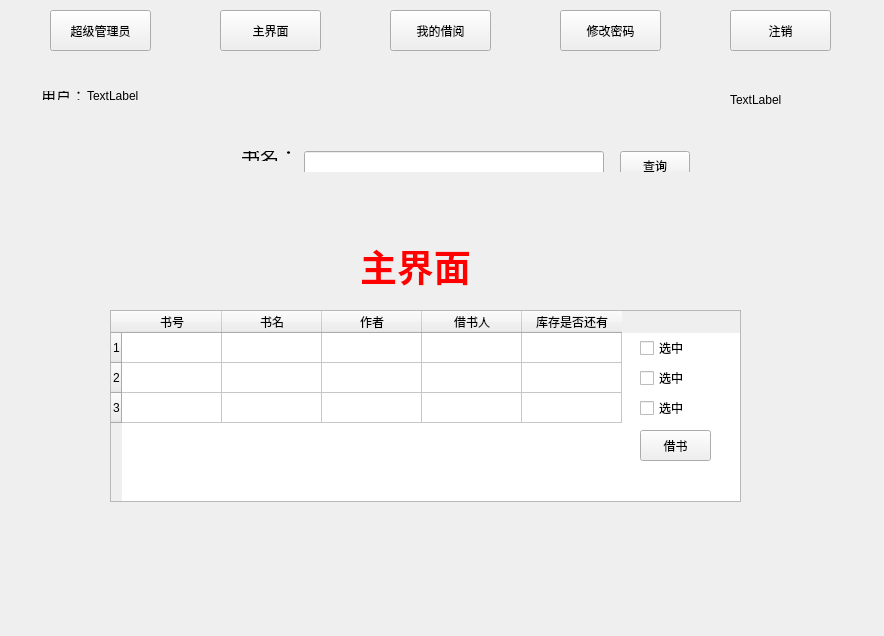
<?xml version="1.0" encoding="UTF-8"?>
<ui version="4.0">
 <class>Widget</class>
 <widget class="QWidget" name="Widget">
  <property name="geometry">
   <rect>
    <x>0</x>
    <y>0</y>
    <width>884</width>
    <height>636</height>
   </rect>
  </property>
  <property name="windowTitle">
   <string>Widget</string>
  </property>
  <widget class="QStackedWidget" name="stackedWidget">
   <property name="geometry">
    <rect>
     <x>20</x>
     <y>70</y>
     <width>841</width>
     <height>551</height>
    </rect>
   </property>
   <property name="currentIndex">
    <number>0</number>
   </property>
   <widget class="QWidget" name="mainPage">
    <widget class="QLabel" name="label">
     <property name="geometry">
      <rect>
       <x>340</x>
       <y>140</y>
       <width>141</width>
       <height>111</height>
      </rect>
     </property>
     <property name="palette">
      <palette>
       <active>
        <colorrole role="WindowText">
         <brush brushstyle="SolidPattern">
          <color alpha="255">
           <red>255</red>
           <green>0</green>
           <blue>0</blue>
          </color>
         </brush>
        </colorrole>
       </active>
       <inactive>
        <colorrole role="WindowText">
         <brush brushstyle="SolidPattern">
          <color alpha="255">
           <red>255</red>
           <green>0</green>
           <blue>0</blue>
          </color>
         </brush>
        </colorrole>
       </inactive>
       <disabled>
        <colorrole role="WindowText">
         <brush brushstyle="SolidPattern">
          <color alpha="255">
           <red>120</red>
           <green>120</green>
           <blue>120</blue>
          </color>
         </brush>
        </colorrole>
       </disabled>
      </palette>
     </property>
     <property name="font">
      <font>
       <family>Aharoni</family>
       <pointsize>28</pointsize>
       <weight>75</weight>
       <bold>true</bold>
      </font>
     </property>
     <property name="text">
      <string>主界面</string>
     </property>
    </widget>
    <widget class="QTableWidget" name="searchBookTable">
     <property name="geometry">
      <rect>
       <x>90</x>
       <y>240</y>
       <width>631</width>
       <height>192</height>
      </rect>
     </property>
     <row>
      <property name="text">
       <string>1</string>
      </property>
     </row>
     <row>
      <property name="text">
       <string>2</string>
      </property>
     </row>
     <row>
      <property name="text">
       <string>3</string>
      </property>
     </row>
     <column>
      <property name="text">
       <string>书号</string>
      </property>
     </column>
     <column>
      <property name="text">
       <string>书名</string>
      </property>
     </column>
     <column>
      <property name="text">
       <string>作者</string>
      </property>
     </column>
     <column>
      <property name="text">
       <string>借书人</string>
      </property>
     </column>
     <column>
      <property name="text">
       <string>库存是否还有</string>
      </property>
     </column>
    </widget>
    <widget class="QPushButton" name="bookBorrowButton">
     <property name="geometry">
      <rect>
       <x>620</x>
       <y>360</y>
       <width>71</width>
       <height>31</height>
      </rect>
     </property>
     <property name="text">
      <string>借书</string>
     </property>
    </widget>
    <widget class="QWidget" name="layoutWidget1">
     <property name="geometry">
      <rect>
       <x>10</x>
       <y>10</y>
       <width>121</width>
       <height>31</height>
      </rect>
     </property>
     <layout class="QHBoxLayout" name="horizontalLayout_4">
      <item>
       <widget class="QLabel" name="label_5">
        <property name="minimumSize">
         <size>
          <width>0</width>
          <height>0</height>
         </size>
        </property>
        <property name="maximumSize">
         <size>
          <width>40</width>
          <height>16777215</height>
         </size>
        </property>
        <property name="font">
         <font>
          <family>宋体</family>
          <pointsize>11</pointsize>
          <weight>50</weight>
          <bold>false</bold>
         </font>
        </property>
        <property name="text">
         <string>用户：</string>
        </property>
       </widget>
      </item>
      <item>
       <widget class="QLabel" name="userLabel">
        <property name="text">
         <string>TextLabel</string>
        </property>
        <property name="alignment">
         <set>Qt::AlignLeading|Qt::AlignLeft|Qt::AlignVCenter</set>
        </property>
       </widget>
      </item>
     </layout>
    </widget>
    <widget class="QWidget" name="layoutWidget2">
     <property name="geometry">
      <rect>
       <x>210</x>
       <y>70</y>
       <width>471</width>
       <height>32</height>
      </rect>
     </property>
     <layout class="QHBoxLayout" name="horizontalLayout_5">
      <item>
       <widget class="QLabel" name="label_6">
        <property name="font">
         <font>
          <family>宋体</family>
          <pointsize>14</pointsize>
          <weight>50</weight>
          <bold>false</bold>
         </font>
        </property>
        <property name="text">
         <string>书名：</string>
        </property>
       </widget>
      </item>
      <item>
       <widget class="QLineEdit" name="searchLineEdit">
        <property name="minimumSize">
         <size>
          <width>300</width>
          <height>30</height>
         </size>
        </property>
       </widget>
      </item>
      <item>
       <spacer name="horizontalSpacer">
        <property name="orientation">
         <enum>Qt::Horizontal</enum>
        </property>
        <property name="sizeHint" stdset="0">
         <size>
          <width>40</width>
          <height>20</height>
         </size>
        </property>
       </spacer>
      </item>
      <item>
       <widget class="QPushButton" name="searchButton">
        <property name="minimumSize">
         <size>
          <width>70</width>
          <height>30</height>
         </size>
        </property>
        <property name="text">
         <string>查询</string>
        </property>
       </widget>
      </item>
     </layout>
    </widget>
    <widget class="QCheckBox" name="checkBox_3">
     <property name="geometry">
      <rect>
       <x>620</x>
       <y>330</y>
       <width>53</width>
       <height>16</height>
      </rect>
     </property>
     <property name="text">
      <string>选中</string>
     </property>
    </widget>
    <widget class="QCheckBox" name="checkBox_2">
     <property name="geometry">
      <rect>
       <x>620</x>
       <y>300</y>
       <width>53</width>
       <height>16</height>
      </rect>
     </property>
     <property name="text">
      <string>选中</string>
     </property>
    </widget>
    <widget class="QCheckBox" name="checkBox">
     <property name="geometry">
      <rect>
       <x>620</x>
       <y>270</y>
       <width>53</width>
       <height>16</height>
      </rect>
     </property>
     <property name="text">
      <string>选中</string>
     </property>
    </widget>
    <widget class="QLabel" name="dateLabel">
     <property name="geometry">
      <rect>
       <x>710</x>
       <y>20</y>
       <width>131</width>
       <height>20</height>
      </rect>
     </property>
     <property name="text">
      <string>TextLabel</string>
     </property>
    </widget>
   </widget>
   <widget class="QWidget" name="myBorrowPage">
    <widget class="QLabel" name="label_28">
     <property name="geometry">
      <rect>
       <x>0</x>
       <y>20</y>
       <width>841</width>
       <height>20</height>
      </rect>
     </property>
     <property name="font">
      <font>
       <pointsize>12</pointsize>
      </font>
     </property>
     <property name="frameShape">
      <enum>QFrame::StyledPanel</enum>
     </property>
     <property name="text">
      <string>借阅</string>
     </property>
     <property name="alignment">
      <set>Qt::AlignCenter</set>
     </property>
    </widget>
    <widget class="QTableWidget" name="myBookTable">
     <property name="geometry">
      <rect>
       <x>0</x>
       <y>60</y>
       <width>621</width>
       <height>351</height>
      </rect>
     </property>
     <column>
      <property name="text">
       <string>书号</string>
      </property>
     </column>
     <column>
      <property name="text">
       <string>书名</string>
      </property>
     </column>
     <column>
      <property name="text">
       <string>作者</string>
      </property>
     </column>
     <column>
      <property name="text">
       <string>借书日期</string>
      </property>
     </column>
     <column>
      <property name="text">
       <string>归还日期</string>
      </property>
     </column>
    </widget>
    <widget class="QPushButton" name="bookRepayButton">
     <property name="geometry">
      <rect>
       <x>520</x>
       <y>370</y>
       <width>71</width>
       <height>31</height>
      </rect>
     </property>
     <property name="text">
      <string>归还</string>
     </property>
    </widget>
    <widget class="QWidget" name="layoutWidget4">
     <property name="geometry">
      <rect>
       <x>530</x>
       <y>90</y>
       <width>51</width>
       <height>271</height>
      </rect>
     </property>
     <layout class="QVBoxLayout" name="verticalLayout_3">
      <item>
       <widget class="QCheckBox" name="checkBox_4">
        <property name="text">
         <string>选中</string>
        </property>
       </widget>
      </item>
      <item>
       <widget class="QCheckBox" name="checkBox_5">
        <property name="text">
         <string>选中</string>
        </property>
       </widget>
      </item>
      <item>
       <widget class="QCheckBox" name="checkBox_6">
        <property name="text">
         <string>选中</string>
        </property>
       </widget>
      </item>
      <item>
       <widget class="QCheckBox" name="checkBox_7">
        <property name="text">
         <string>选中</string>
        </property>
       </widget>
      </item>
      <item>
       <widget class="QCheckBox" name="checkBox_8">
        <property name="text">
         <string>选中</string>
        </property>
       </widget>
      </item>
      <item>
       <widget class="QCheckBox" name="checkBox_9">
        <property name="text">
         <string>选中</string>
        </property>
       </widget>
      </item>
      <item>
       <widget class="QCheckBox" name="checkBox_10">
        <property name="text">
         <string>选中</string>
        </property>
       </widget>
      </item>
      <item>
       <widget class="QCheckBox" name="checkBox_11">
        <property name="text">
         <string>选中</string>
        </property>
       </widget>
      </item>
      <item>
       <widget class="QCheckBox" name="checkBox_12">
        <property name="text">
         <string>选中</string>
        </property>
       </widget>
      </item>
     </layout>
    </widget>
   </widget>
   <widget class="QWidget" name="adminPage">
    <widget class="QLabel" name="label_29">
     <property name="geometry">
      <rect>
       <x>0</x>
       <y>20</y>
       <width>841</width>
       <height>20</height>
      </rect>
     </property>
     <property name="font">
      <font>
       <pointsize>12</pointsize>
      </font>
     </property>
     <property name="frameShape">
      <enum>QFrame::StyledPanel</enum>
     </property>
     <property name="text">
      <string>超级管理员</string>
     </property>
     <property name="alignment">
      <set>Qt::AlignCenter</set>
     </property>
    </widget>
    <widget class="QPushButton" name="adminAddButton">
     <property name="geometry">
      <rect>
       <x>60</x>
       <y>300</y>
       <width>61</width>
       <height>41</height>
      </rect>
     </property>
     <property name="text">
      <string>添加</string>
     </property>
    </widget>
    <widget class="QPushButton" name="adminUpdataButton">
     <property name="geometry">
      <rect>
       <x>130</x>
       <y>300</y>
       <width>61</width>
       <height>41</height>
      </rect>
     </property>
     <property name="text">
      <string>更新</string>
     </property>
    </widget>
    <widget class="QPushButton" name="adminDeleteButton">
     <property name="geometry">
      <rect>
       <x>270</x>
       <y>300</y>
       <width>61</width>
       <height>41</height>
      </rect>
     </property>
     <property name="text">
      <string>删除</string>
     </property>
    </widget>
    <widget class="QPushButton" name="adminSearchButton">
     <property name="geometry">
      <rect>
       <x>200</x>
       <y>300</y>
       <width>61</width>
       <height>41</height>
      </rect>
     </property>
     <property name="text">
      <string>查询</string>
     </property>
    </widget>
    <widget class="QWidget" name="layoutWidget5">
     <property name="geometry">
      <rect>
       <x>68</x>
       <y>91</y>
       <width>181</width>
       <height>191</height>
      </rect>
     </property>
     <layout class="QVBoxLayout" name="verticalLayout_4">
      <item>
       <layout class="QHBoxLayout" name="horizontalLayout_6">
        <item>
         <widget class="QLabel" name="label_7">
          <property name="text">
           <string>书号：</string>
          </property>
         </widget>
        </item>
        <item>
         <widget class="QLineEdit" name="adminBookNumberLE"/>
        </item>
       </layout>
      </item>
      <item>
       <layout class="QHBoxLayout" name="horizontalLayout_7">
        <item>
         <widget class="QLabel" name="label_8">
          <property name="text">
           <string>书名：</string>
          </property>
         </widget>
        </item>
        <item>
         <widget class="QLineEdit" name="adminBookNameLE"/>
        </item>
       </layout>
      </item>
      <item>
       <layout class="QHBoxLayout" name="horizontalLayout_8">
        <item>
         <widget class="QLabel" name="label_9">
          <property name="text">
           <string>作者：</string>
          </property>
         </widget>
        </item>
        <item>
         <widget class="QLineEdit" name="adminAuthorLE"/>
        </item>
       </layout>
      </item>
      <item>
       <layout class="QHBoxLayout" name="horizontalLayout_9">
        <item>
         <widget class="QLabel" name="label_10">
          <property name="text">
           <string>借书人：</string>
          </property>
         </widget>
        </item>
        <item>
         <widget class="QLineEdit" name="adminHotLE">
          <property name="text">
           <string>Null</string>
          </property>
         </widget>
        </item>
       </layout>
      </item>
     </layout>
    </widget>
    <widget class="QTableWidget" name="adminTable">
     <property name="geometry">
      <rect>
       <x>310</x>
       <y>90</y>
       <width>521</width>
       <height>181</height>
      </rect>
     </property>
     <row>
      <property name="text">
       <string>1</string>
      </property>
     </row>
     <row>
      <property name="text">
       <string>2</string>
      </property>
     </row>
     <row>
      <property name="text">
       <string>3</string>
      </property>
     </row>
     <row>
      <property name="text">
       <string>4</string>
      </property>
     </row>
     <row>
      <property name="text">
       <string>5</string>
      </property>
     </row>
     <column>
      <property name="text">
       <string>书号</string>
      </property>
     </column>
     <column>
      <property name="text">
       <string>书名</string>
      </property>
     </column>
     <column>
      <property name="text">
       <string>作者</string>
      </property>
     </column>
     <column>
      <property name="text">
       <string>借书人</string>
      </property>
     </column>
     <column>
      <property name="text">
       <string>库存是否还有</string>
      </property>
     </column>
    </widget>
    <widget class="QTableWidget" name="adminUserTable">
     <property name="geometry">
      <rect>
       <x>310</x>
       <y>350</y>
       <width>421</width>
       <height>192</height>
      </rect>
     </property>
     <row>
      <property name="text">
       <string>1</string>
      </property>
     </row>
     <row>
      <property name="text">
       <string>2</string>
      </property>
     </row>
     <row>
      <property name="text">
       <string>3</string>
      </property>
     </row>
     <row>
      <property name="text">
       <string>4</string>
      </property>
     </row>
     <row>
      <property name="text">
       <string>5</string>
      </property>
     </row>
     <row>
      <property name="text">
       <string>6</string>
      </property>
     </row>
     <row>
      <property name="text">
       <string>7</string>
      </property>
     </row>
     <row>
      <property name="text">
       <string>8</string>
      </property>
     </row>
     <row>
      <property name="text">
       <string>9</string>
      </property>
     </row>
     <row>
      <property name="text">
       <string>10</string>
      </property>
     </row>
     <column>
      <property name="text">
       <string>账户</string>
      </property>
     </column>
     <column>
      <property name="text">
       <string>密码</string>
      </property>
     </column>
     <column>
      <property name="text">
       <string>邮箱</string>
      </property>
     </column>
     <column>
      <property name="text">
       <string>QQ</string>
      </property>
     </column>
     <item row="1" column="0">
      <property name="text">
       <string/>
      </property>
     </item>
     <item row="2" column="1">
      <property name="text">
       <string/>
      </property>
     </item>
    </widget>
    <widget class="QPushButton" name="adminDeleteUserBt">
     <property name="geometry">
      <rect>
       <x>60</x>
       <y>490</y>
       <width>61</width>
       <height>31</height>
      </rect>
     </property>
     <property name="text">
      <string>删除账户</string>
     </property>
    </widget>
    <widget class="QPushButton" name="adminSearchUserBt">
     <property name="geometry">
      <rect>
       <x>130</x>
       <y>490</y>
       <width>61</width>
       <height>31</height>
      </rect>
     </property>
     <property name="text">
      <string>查询账户</string>
     </property>
    </widget>
    <widget class="QPushButton" name="adminSearchAllUserBt">
     <property name="geometry">
      <rect>
       <x>200</x>
       <y>490</y>
       <width>61</width>
       <height>31</height>
      </rect>
     </property>
     <property name="text">
      <string>所有账户</string>
     </property>
    </widget>
    <widget class="QWidget" name="layoutWidget">
     <property name="geometry">
      <rect>
       <x>70</x>
       <y>440</y>
       <width>177</width>
       <height>22</height>
      </rect>
     </property>
     <layout class="QHBoxLayout" name="horizontalLayout_10">
      <item>
       <widget class="QLabel" name="label_11">
        <property name="text">
         <string>账户：</string>
        </property>
       </widget>
      </item>
      <item>
       <widget class="QLineEdit" name="adminUserLE"/>
      </item>
     </layout>
    </widget>
   </widget>
   <widget class="QWidget" name="changePwdPage">
    <widget class="QLabel" name="label_27">
     <property name="geometry">
      <rect>
       <x>0</x>
       <y>20</y>
       <width>841</width>
       <height>20</height>
      </rect>
     </property>
     <property name="font">
      <font>
       <pointsize>12</pointsize>
      </font>
     </property>
     <property name="frameShape">
      <enum>QFrame::StyledPanel</enum>
     </property>
     <property name="text">
      <string>修改密码</string>
     </property>
     <property name="alignment">
      <set>Qt::AlignCenter</set>
     </property>
    </widget>
    <widget class="QPushButton" name="sumbitButton">
     <property name="geometry">
      <rect>
       <x>230</x>
       <y>320</y>
       <width>91</width>
       <height>31</height>
      </rect>
     </property>
     <property name="text">
      <string>修改</string>
     </property>
    </widget>
    <widget class="QPushButton" name="clearButton">
     <property name="geometry">
      <rect>
       <x>360</x>
       <y>320</y>
       <width>91</width>
       <height>31</height>
      </rect>
     </property>
     <property name="text">
      <string>清空</string>
     </property>
    </widget>
    <widget class="QPushButton" name="exitButton">
     <property name="geometry">
      <rect>
       <x>480</x>
       <y>320</y>
       <width>91</width>
       <height>31</height>
      </rect>
     </property>
     <property name="text">
      <string>退出 </string>
     </property>
    </widget>
    <widget class="QWidget" name="layoutWidget6">
     <property name="geometry">
      <rect>
       <x>281</x>
       <y>130</y>
       <width>241</width>
       <height>161</height>
      </rect>
     </property>
     <layout class="QVBoxLayout" name="verticalLayout">
      <item>
       <layout class="QHBoxLayout" name="horizontalLayout_3">
        <item>
         <widget class="QLabel" name="label_4">
          <property name="font">
           <font>
            <family>Aharoni</family>
            <pointsize>11</pointsize>
            <weight>75</weight>
            <bold>true</bold>
           </font>
          </property>
          <property name="text">
           <string>原密码：    </string>
          </property>
         </widget>
        </item>
        <item>
         <widget class="QLineEdit" name="oldPwdLE"/>
        </item>
       </layout>
      </item>
      <item>
       <layout class="QHBoxLayout" name="horizontalLayout">
        <item>
         <widget class="QLabel" name="label_2">
          <property name="font">
           <font>
            <family>Aharoni</family>
            <pointsize>11</pointsize>
            <weight>75</weight>
            <bold>true</bold>
           </font>
          </property>
          <property name="text">
           <string>新密码：    </string>
          </property>
         </widget>
        </item>
        <item>
         <widget class="QLineEdit" name="newPwdLE"/>
        </item>
       </layout>
      </item>
      <item>
       <layout class="QHBoxLayout" name="horizontalLayout_2">
        <item>
         <widget class="QLabel" name="label_3">
          <property name="font">
           <font>
            <family>Aharoni</family>
            <pointsize>11</pointsize>
            <weight>75</weight>
            <bold>true</bold>
           </font>
          </property>
          <property name="text">
           <string>确认密码：</string>
          </property>
         </widget>
        </item>
        <item>
         <widget class="QLineEdit" name="newPwdLESure"/>
        </item>
       </layout>
      </item>
     </layout>
    </widget>
   </widget>
  </widget>
  <widget class="QPushButton" name="changePwdButton">
   <property name="geometry">
    <rect>
     <x>560</x>
     <y>10</y>
     <width>101</width>
     <height>41</height>
    </rect>
   </property>
   <property name="text">
    <string>修改密码</string>
   </property>
  </widget>
  <widget class="QPushButton" name="mianPageButton">
   <property name="geometry">
    <rect>
     <x>220</x>
     <y>10</y>
     <width>101</width>
     <height>41</height>
    </rect>
   </property>
   <property name="text">
    <string>主界面</string>
   </property>
  </widget>
  <widget class="QPushButton" name="returnLoginButton">
   <property name="geometry">
    <rect>
     <x>730</x>
     <y>10</y>
     <width>101</width>
     <height>41</height>
    </rect>
   </property>
   <property name="text">
    <string>注销</string>
   </property>
  </widget>
  <widget class="QPushButton" name="myBorrowButton">
   <property name="geometry">
    <rect>
     <x>390</x>
     <y>10</y>
     <width>101</width>
     <height>41</height>
    </rect>
   </property>
   <property name="text">
    <string>我的借阅</string>
   </property>
  </widget>
  <widget class="QPushButton" name="adminButton">
   <property name="geometry">
    <rect>
     <x>50</x>
     <y>10</y>
     <width>101</width>
     <height>41</height>
    </rect>
   </property>
   <property name="text">
    <string>超级管理员</string>
   </property>
  </widget>
 </widget>
 <layoutdefault spacing="6" margin="11"/>
 <resources/>
 <connections/>
</ui>
